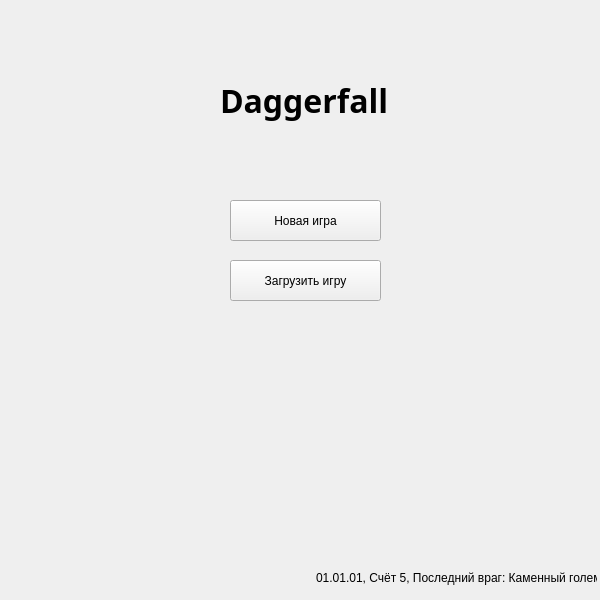
<?xml version="1.0" encoding="UTF-8"?>
<ui version="4.0">
 <class>main_menu</class>
 <widget class="QWidget" name="main_menu">
  <property name="geometry">
   <rect>
    <x>0</x>
    <y>0</y>
    <width>600</width>
    <height>600</height>
   </rect>
  </property>
  <property name="windowTitle">
   <string>Главное меню</string>
  </property>
  <widget class="QLabel" name="gameTitle">
   <property name="geometry">
    <rect>
     <x>220</x>
     <y>50</y>
     <width>241</width>
     <height>101</height>
    </rect>
   </property>
   <property name="font">
    <font>
     <family>MS Gothic</family>
     <pointsize>24</pointsize>
     <weight>75</weight>
     <bold>true</bold>
    </font>
   </property>
   <property name="text">
    <string>Daggerfall</string>
   </property>
  </widget>
  <widget class="QPushButton" name="newGameButton">
   <property name="geometry">
    <rect>
     <x>230</x>
     <y>200</y>
     <width>151</width>
     <height>41</height>
    </rect>
   </property>
   <property name="text">
    <string>Новая игра</string>
   </property>
  </widget>
  <widget class="QPushButton" name="loadGameButton">
   <property name="geometry">
    <rect>
     <x>230</x>
     <y>260</y>
     <width>151</width>
     <height>41</height>
    </rect>
   </property>
   <property name="text">
    <string>Загрузить игру</string>
   </property>
  </widget>
  <widget class="QLabel" name="bestResultLabel">
   <property name="geometry">
    <rect>
     <x>316</x>
     <y>562</y>
     <width>281</width>
     <height>31</height>
    </rect>
   </property>
   <property name="text">
    <string>01.01.01, Счёт 5, Последний враг: Каменный голем</string>
   </property>
  </widget>
 </widget>
 <resources/>
 <connections/>
</ui>
